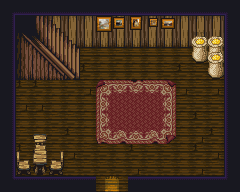

The image is a tile-based game level rendered from a .tmx file. Its description and source (layers, tilesets, objects; grid data summarised) follow:
An orthogonal 15x12 tile map with 16x16 px tiles, 4 tile layers (Ground 3 - under P, Ground 2 - under P, Decor 1 - P level, Objects - P level) and 78 objects (73x wall, 2x spawn, 2x door, item).

<map version="1.10" tiledversion="1.11.1.1" orientation="orthogonal" renderorder="right-down" width="15" height="12" tilewidth="16" tileheight="16" infinite="0" nextlayerid="7" nextobjectid="202">
 <tileset firstgid="1" source="../Tilesets/Mana_Interiors.tsx" />
 <layer id="1" name="Ground 3 - under P" width="15" height="12" locked="1">
  <data>[180 cells, 180 non-empty, 31 distinct tile ids]</data>
 </layer>
 <layer id="3" name="Ground 2 - under P" width="15" height="12" locked="1">
  <data>[180 cells, 61 non-empty, 24 distinct tile ids]</data>
 </layer>
 <layer id="2" name="Decor 1 - P level" width="15" height="12">
  <data>[180 cells, 28 non-empty, 18 distinct tile ids]</data>
 </layer>
 <layer id="4" name="Objects - P level" width="15" height="12" locked="1">
  <data>[180 cells, 9 non-empty, 7 distinct tile ids]</data>
 </layer>
 <objectgroup id="5" name="Triggers" locked="1">
  <object id="1" name="SpawnFromDoor_7" type="spawn" x="104" y="156.584" width="16" height="16">
   <properties>
    <property name="door_id" type="int" value="7" />
   </properties>
  </object>
  <object id="2" name="ExitToVillage_7" type="door" x="96" y="176" width="32" height="16">
   <properties>
    <property name="door_id" type="int" value="7" />
    <property name="target_scene" type="file" value="../../../scenes/worlds/World_00.tscn" />
   </properties>
  </object>
  <object id="3" name="SpawnFromDoor_8" type="spawn" x="53.5268" y="39.6472" width="16" height="16">
   <properties>
    <property name="door_id" type="int" value="8" />
   </properties>
  </object>
  <object id="4" name="UpToFirstFloor_8" type="door" x="21.0961" y="15.6424" width="31.5654" height="28.6044">
   <properties>
    <property name="door_id" type="int" value="8" />
    <property name="target_scene" type="file" value="../../../scenes/worlds/World_00_Windmill_1stFloor.tscn" />
   </properties>
  </object>
  <object id="198" name="Item_Money_Bag" type="item" x="32.5376" y="147.886" width="16" height="16">
   <properties>
    <property name="item_id" type="int" value="111" />
    <property name="unique" type="bool" value="false" />
   </properties>
  </object>
 </objectgroup>
 <objectgroup id="6" name="Walls" locked="1">
  <object id="127" type="wall" x="16" y="16" width="16" height="32" />
  <object id="128" type="wall" x="64" y="16" width="16" height="16" />
  <object id="130" type="wall" x="0" y="0" width="16" height="16" />
  <object id="131" type="wall" x="16" y="0" width="16" height="16" />
  <object id="132" type="wall" x="32" y="0" width="16" height="16" />
  <object id="133" type="wall" x="48" y="0" width="16" height="16" />
  <object id="134" type="wall" x="64" y="0" width="16" height="16" />
  <object id="135" type="wall" x="80" y="0" width="16" height="16" />
  <object id="136" type="wall" x="96" y="0" width="16" height="16" />
  <object id="137" type="wall" x="112" y="0" width="16" height="16" />
  <object id="138" type="wall" x="128" y="0" width="16" height="16" />
  <object id="139" type="wall" x="144" y="0" width="16" height="16" />
  <object id="140" type="wall" x="160" y="0" width="16" height="16" />
  <object id="141" type="wall" x="176" y="0" width="16" height="16" />
  <object id="142" type="wall" x="192" y="0" width="16" height="16" />
  <object id="143" type="wall" x="208" y="0" width="16" height="16" />
  <object id="144" type="wall" x="224" y="0" width="16" height="16" />
  <object id="145" type="wall" x="0" y="16" width="16" height="16" />
  <object id="146" type="wall" x="48" y="16" width="16" height="16">
   <polygon points="0,0 31.6885,0.203747 31.7904,31.8923 13,16 -5.3195,-0.575105" />
  </object>
  <object id="147" type="wall" x="224" y="16" width="16" height="16" />
  <object id="148" type="wall" x="0" y="32" width="16" height="16" />
  <object id="149" type="wall" x="96" y="32" width="16" height="16" />
  <object id="150" type="wall" x="112" y="32" width="16" height="16" />
  <object id="151" type="wall" x="128" y="32" width="16" height="16" />
  <object id="152" type="wall" x="144" y="32" width="16" height="16" />
  <object id="153" type="wall" x="160" y="32" width="16" height="16" />
  <object id="154" type="wall" x="176" y="32" width="16" height="16" />
  <object id="155" type="wall" x="192" y="32" width="16" height="16" />
  <object id="156" type="wall" x="224" y="32" width="16" height="16" />
  <object id="157" type="wall" x="0" y="48" width="16" height="16" />
  <object id="158" type="wall" x="16" y="48" width="16" height="16" />
  <object id="159" type="wall" x="192" y="48" width="16" height="16" />
  <object id="160" type="wall" x="208" y="48" width="16" height="16" />
  <object id="161" type="wall" x="224" y="48" width="16" height="16" />
  <object id="162" type="wall" x="0" y="64" width="16" height="16" />
  <object id="163" type="wall" x="16" y="64" width="16" height="16" />
  <object id="164" type="wall" x="32" y="64" width="16" height="16" />
  <object id="165" type="wall" x="48" y="64" width="16" height="16">
   <polygon points="-16.0122,-29.1135 26.69,13.129 23.3143,15.867 0,16 -16.0915,15.9793" />
  </object>
  <object id="167" type="wall" x="208" y="64" width="16" height="16" />
  <object id="168" type="wall" x="224" y="64" width="16" height="16" />
  <object id="169" type="wall" x="0" y="80" width="16" height="16" />
  <object id="170" type="wall" x="224" y="80" width="16" height="16" />
  <object id="171" type="wall" x="0" y="96" width="16" height="16" />
  <object id="172" type="wall" x="224" y="96" width="16" height="16" />
  <object id="173" type="wall" x="0" y="112" width="16" height="16" />
  <object id="174" type="wall" x="224" y="112" width="16" height="16" />
  <object id="175" type="wall" x="0" y="128" width="16" height="16" />
  <object id="176" type="wall" x="224" y="128" width="16" height="16" />
  <object id="177" type="wall" x="0" y="144" width="16" height="16" />
  <object id="178" type="wall" x="32" y="144" width="16" height="16" />
  <object id="179" type="wall" x="224" y="144" width="16" height="16" />
  <object id="180" type="wall" x="0" y="160" width="16" height="16" />
  <object id="181" type="wall" x="32" y="160" width="16" height="16" />
  <object id="182" type="wall" x="224" y="160" width="16" height="16" />
  <object id="183" type="wall" x="0" y="176" width="16" height="16" />
  <object id="184" type="wall" x="16" y="176" width="16" height="16" />
  <object id="185" type="wall" x="32" y="176" width="16" height="16" />
  <object id="186" type="wall" x="48" y="176" width="16" height="16" />
  <object id="187" type="wall" x="64" y="176" width="16" height="16" />
  <object id="188" type="wall" x="80" y="176" width="16" height="16" />
  <object id="189" type="wall" x="96" y="176" width="16" height="16">
   <polygon points="16.0224,12.8957 16,16 0,16 0,13" />
  </object>
  <object id="190" type="wall" x="112" y="176" width="16" height="16">
   <polygon points="16.1007,12.9964 16,16 0,16 0,13" />
  </object>
  <object id="191" type="wall" x="128" y="176" width="16" height="16" />
  <object id="192" type="wall" x="144" y="176" width="16" height="16" />
  <object id="193" type="wall" x="160" y="176" width="16" height="16" />
  <object id="194" type="wall" x="176" y="176" width="16" height="16" />
  <object id="195" type="wall" x="192" y="176" width="16" height="16" />
  <object id="196" type="wall" x="208" y="176" width="16" height="16" />
  <object id="197" type="wall" x="224" y="176" width="16" height="16" />
  <object id="198" type="wall" x="79.9168" y="48.1381" width="16" height="16">
   <polygon points="0,0 16,0 16,-16 13,-16 0,-9" />
  </object>
  <object id="199" type="wall" x="35.4366" y="146.624">
   <polygon points="0,0 0.199082,-3.3844 -1.49312,-3.48394 -1.59266,-11.8454 10.6509,-12.2436 11.7459,-5.77338 8.46099,-3.8821 8.36145,-2.09036" />
  </object>
  </objectgroup>
</map>
<!-- 2 of 78 objects omitted -->
